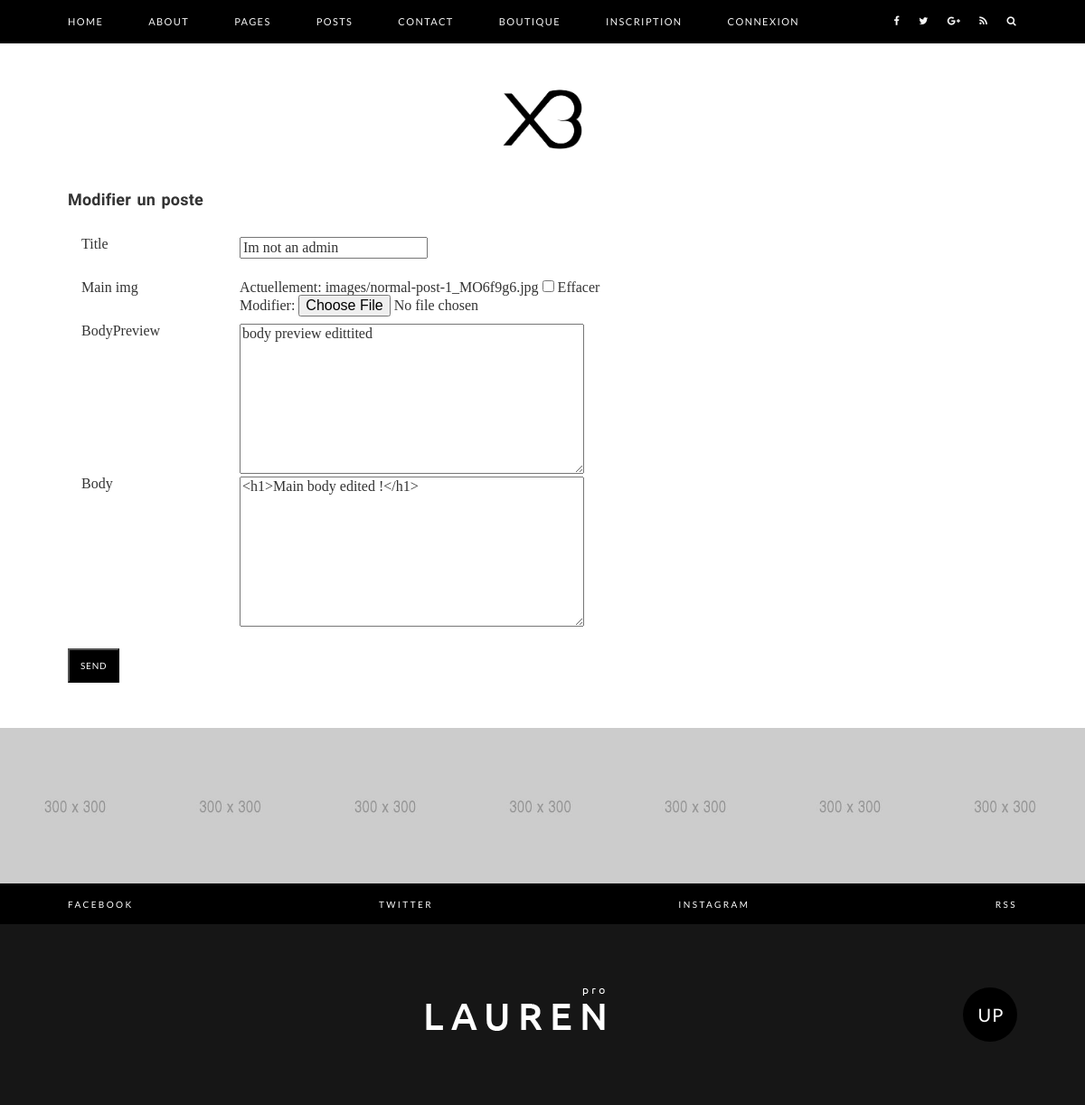
The app's page /update-post/20, older data.
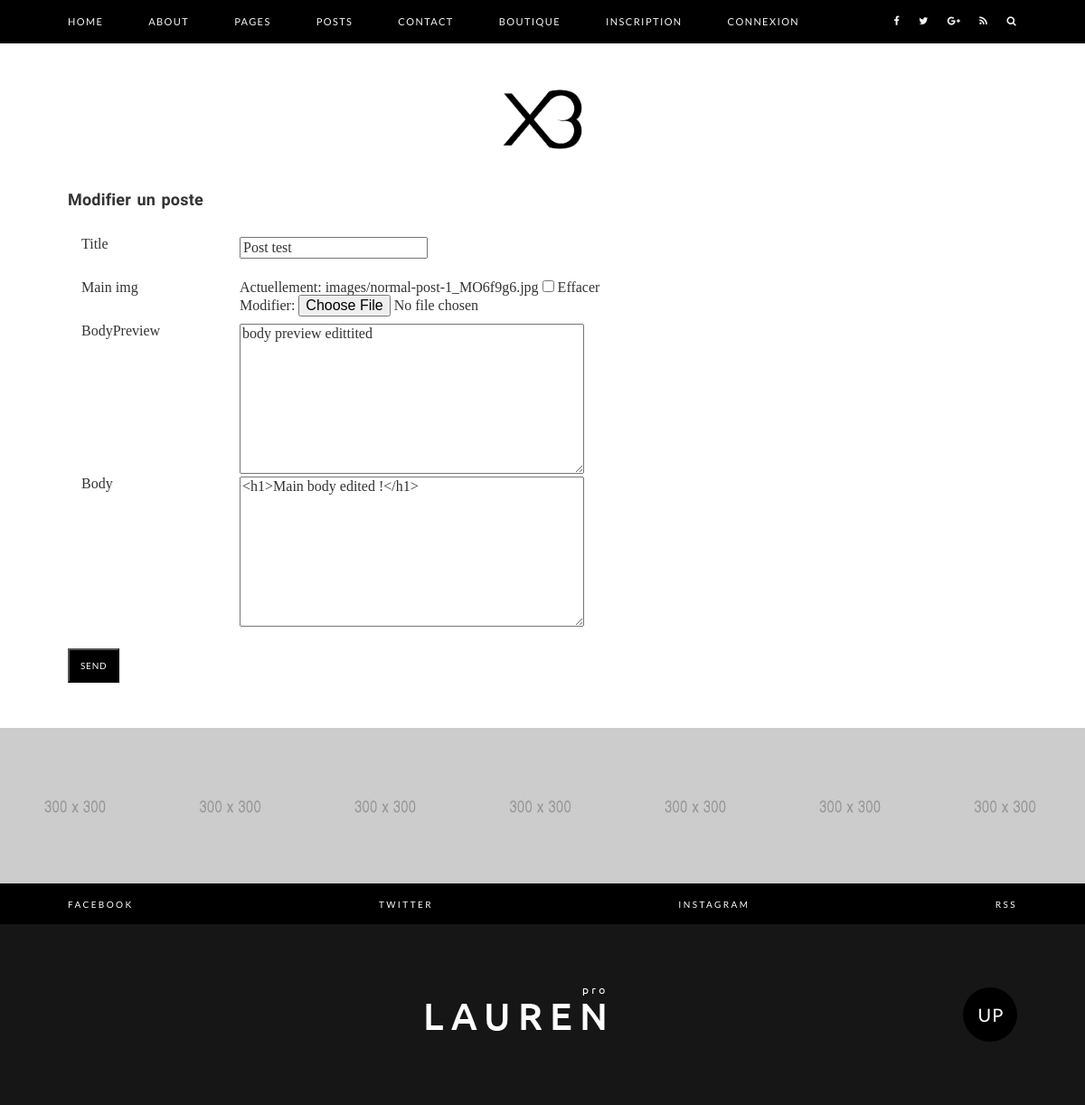
The same page, newer data.
### blog/models.py (models this page shows, shortened)
class Post(models.Model):
    author = models.ForeignKey(Account, verbose_name='Author of the post', on_delete=models.CASCADE)
    title = models.CharField(max_length=255, null=True)
    slug_post = models.SlugField(max_length=40, null=True)
    body = RichTextField(blank=True, null=True)
    bodyPreview = models.TextField(max_length=500, null=True)
    main_img = models.ImageField(upload_to='images/', null=True, blank=True)
    date_added = models.DateTimeField(auto_now_add=True)
    class Meta:
        ordering = ['-date_added']

### blog/views.py (the view)
# urls.py: path('update-post/<str:pk>', views.UpdatePostView.as_view(), name='update-post'),
class UpdatePostView(UpdateView):
    model = Post
    template_name = 'blog/update-post.html'
    fields = ['title', 'main_img', 'bodyPreview', 'body']

### templates/blog/update-post.html (shortened to what this page needs)
{% extends 'base/main.html' %}
{% block contenu %}
<div class="main-content">
    <div class="container">
        <h1>Modifier un poste</h1>
        <br>
        <br>
        <form method="POST" action="" enctype='multipart/form-data'>
            {% for champ in form %}
            <div class="col-md-2">
                {{ champ.label }}
            </div>
            <div class="col-md-10">
                {{ champ }}
            </div>
            <br>
            <br>
            <br>
            {% endfor %}
            <br>
            <button style="background-color: #000;
                           color: #fff;
                           font-family: 'Lato', sans-serif;
                           text-transform: uppercase;
                           letter-spacing: .8px;
                           padding: 12px;
                           font-size: 10px;
                           line-height: 10px;
                            margin-top: 2%"
                    type="submit">
                Send
            </button>
        </form>
    </div>
</div>
{% endblock %}

Row changes from the older to the newer data that the page shows:
changed Post "body preview edittited": title "Im not an admin" → "Post test"
